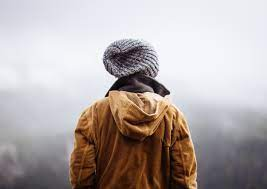
#> input picture week4/images.jpg, 267 x 189 px, found by its file name
$ python hsv.py   (older library calls are emulated)
#> lines starting #> are read from the running program, lines starting #| are printed output that depends on the picture
import cv2 as cv
import numpy as np
import matplotlib.pyplot as plt
img = cv.imread('images.jpg')
#> img is the input picture: shape (189, 267, 3); mean B, G, R 168.4, 169.2, 178.4
cv.imshow('Original',img)

# convert RGB to HSV by openCV
hsv_img = cv.cvtColor(img, cv.COLOR_BGR2HSV)
#> hsv_img: shape (189, 267, 3); mean H, S, V 95.4, 47.8, 183.4
cv.imshow("HSV", hsv_img)

# convert RGB to HSV by formula
def hsv_conversion(r, g, b):
    r, g, b = r/255, g/255, b/255
    mx = np.max([r, g, b])
    mn = np.min([r, g, b])
    df = mx-mn
    if mx == mn:
        h = 0
    elif mx == r:
        h = (60 * ((g-b)/df) + 360) % 360
    elif mx == g:
        h = (60 * ((b-r)/df) + 120) % 360
    elif mx == b:
        h = (60 * ((r-g)/df) + 240) % 360
    if mx == 0:
        s = 0
    else:
        s = (df/mx)*255
    v = mx*255

    return [h/2, s, v]

h = np.zeros(img.shape[:2])
s = np.zeros(img.shape[:2])
v = np.zeros(img.shape[:2])

row, col = img.shape[0], img.shape[1]
#> row = 189; col = 267
for i in range (0,row):
    h1 = []
    s1 = []
    v1 = []
    for j in range (0,col):
        r = img[i,j][2]
        g = img[i,j][1]
        b = img[i,j][0]
        hsv = hsv_conversion(r,g,b)
        h1.append(hsv[0])
        s1.append(hsv[1])
        v1.append(hsv[2])
    h[i] = h1
    s[i] = s1
    v[i] = v1
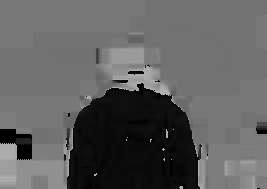
#> h: shape (189, 267) float64; min 0, max 179.5, mean 95.4
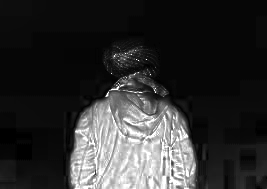
#> s: shape (189, 267) float64; min 0, max 255, mean 47.9
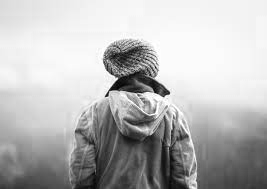
#> v: shape (189, 267) float64; min 2, max 255, mean 183.4

hsv = np.round(cv.merge((v,s,h))).astype(np.int)
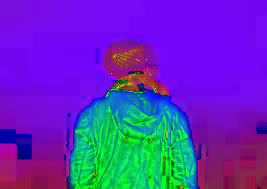
#> hsv: shape (189, 267, 3) int64; mean of channels 0, 1, 2 183.4, 47.8, 95.4; drawn as B, G, R
plt.imshow(hsv)
plt.title("HSV conversion by formula")
plt.show()
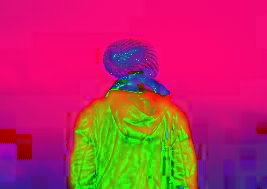
#> shown: shape (189, 267, 3); mean R, G, B 183.4, 47.8, 95.4
